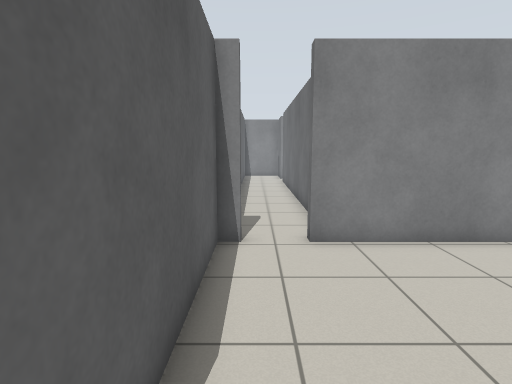
[1] (above)

18 first-person views from a walk through a robot-simulator world made for Gazebo. The camera is 1.2 m above the floor, tilts 8° down and sees 80° across. The floor is counted in squares, 0.5 m on a side. Each view is taken from the middle of a square. On the plan, view 1 faces up. The plan holds only what a view shows up to about 18 squares ahead; the rest is blank. Robots are left out.

[2]
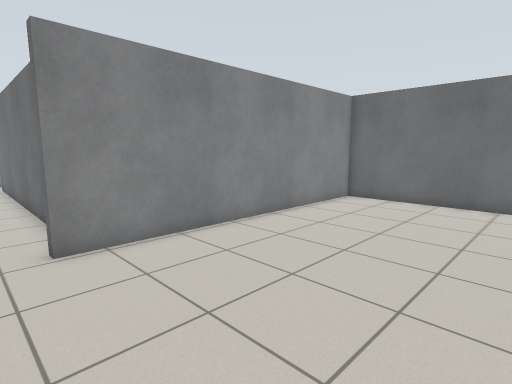

[3]
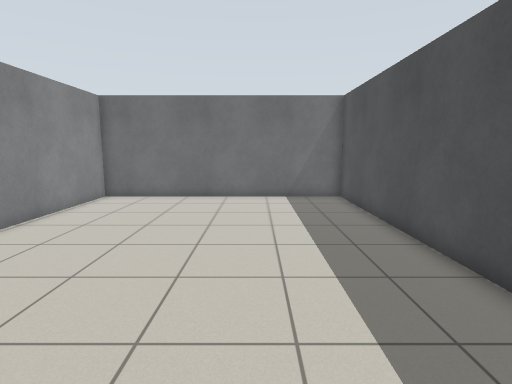

[4]
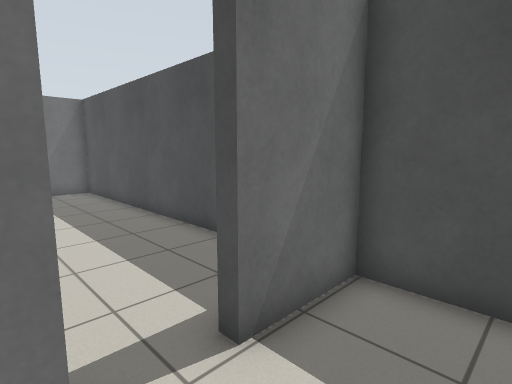

[5]
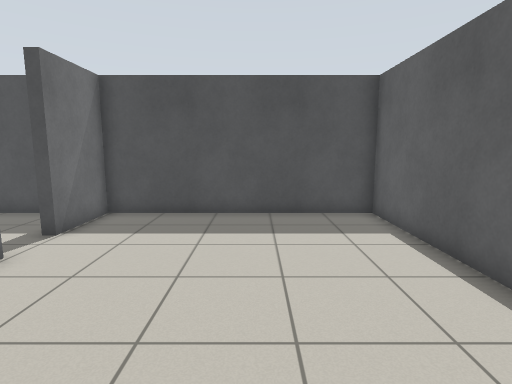

[6]
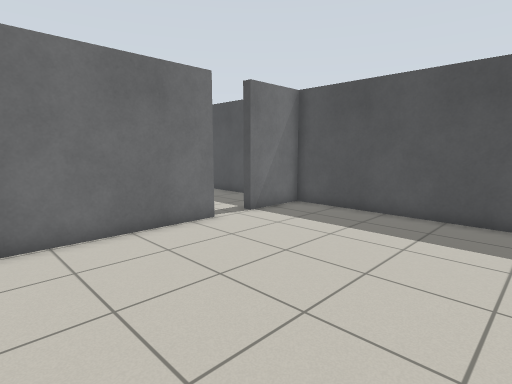

[7]
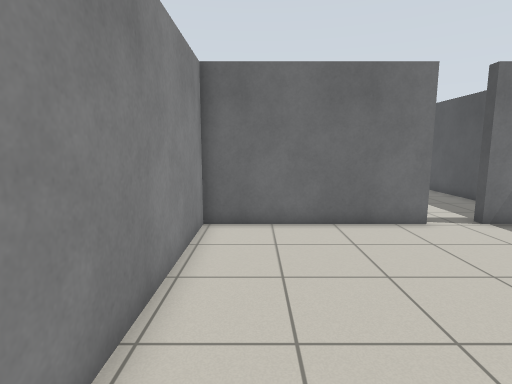

[8]
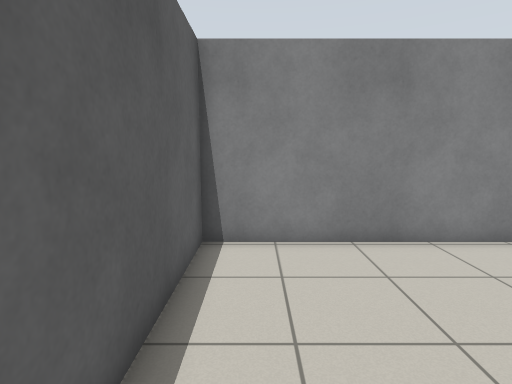

[9]
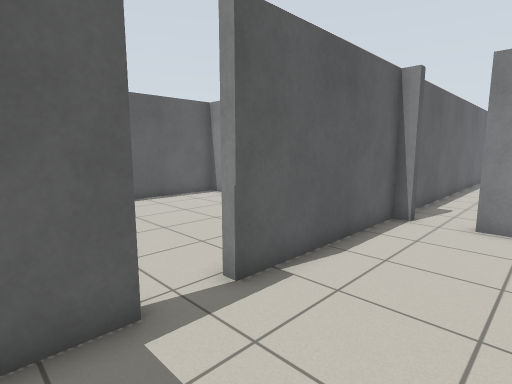

[10]
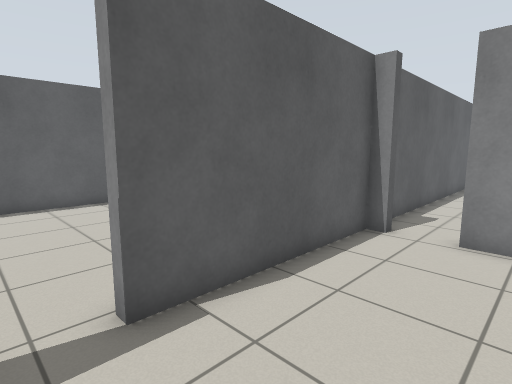

[11]
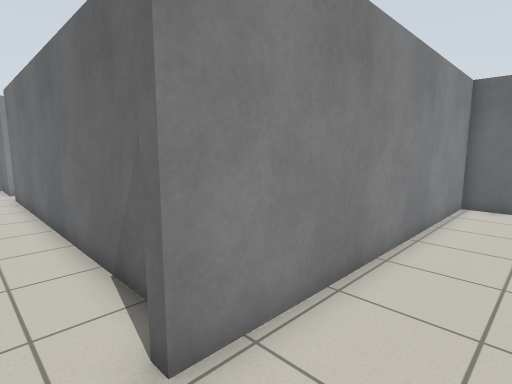

[12]
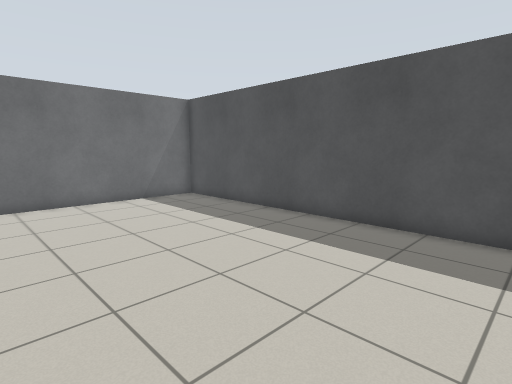

[13]
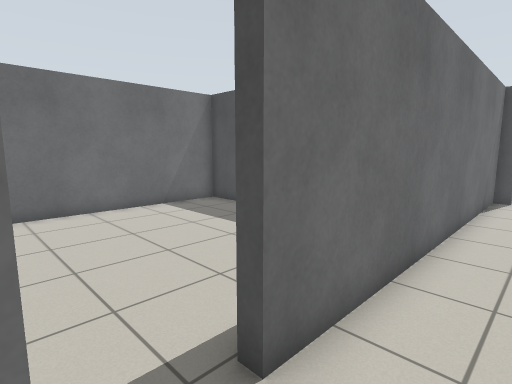

[14]
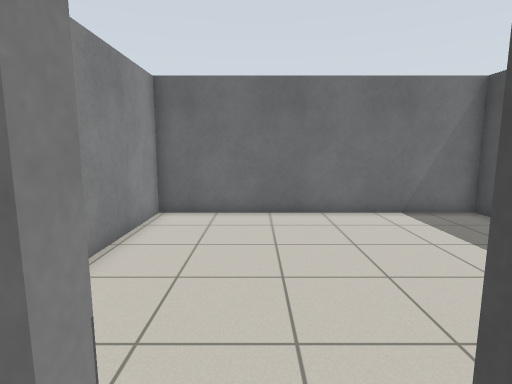

[15]
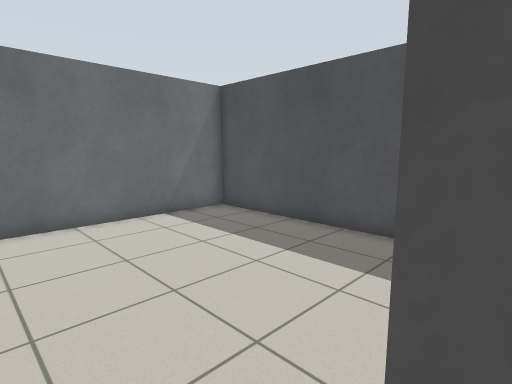

[16]
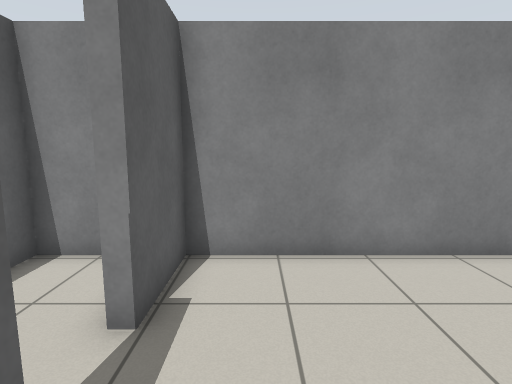

[17]
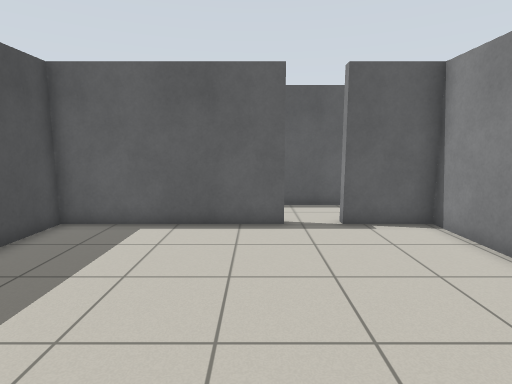

[18]
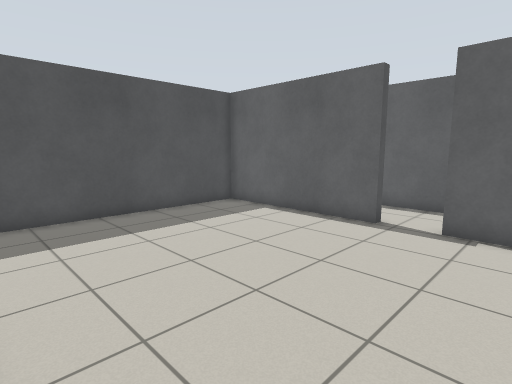

### Floor plan
Points are (right, up) in squares from view 1. A wall is a line through its corners. A room is listed if a view was taken in it or the views show most of it. See-through windows are left out.
Room 1 (views 1, 2, 3, 9, 10, 11, 12, 13, 14, 15)
walls: (2, 8.1) (2, 22.9) (2.4, 22.9); (-0.4, 8.1) (-0.4, 7.7) (-1, 7.7) (-1, 0.5) (-1.4, 0.5); (-1.4, -1.3) (-1, -1.3) (-1, -2.9); (0.6, -4.3) (14.4, -4.3) (14.4, 7.7) (1.4, 7.7) (1.4, 8.1); (2.4, 24.8) (2, 24.8) (2, 27.7) (-1, 27.7) (-1, 9.6)
ways out: opening at (-1, -0.5) to room 2; opening at (2, 23.5) to room 3
Room 2 (views 4, 5, 6, 7, 8)
walls: (-1.4, 0.5) (-1.4, 7.7) (-11.4, 7.7) (-11.4, -4.3) (-1.4, -4.3) (-1.4, -1.3)
ways out: opening at (-1, -0.5) to room 1
Room 3 (views 16, 17, 18)
walls: (2.4, 22.9) (2.4, 15.7) (12.4, 15.7) (12.4, 27.7) (2.4, 27.7) (2.4, 24.8)
ways out: opening at (2, 23.5) to room 1

Where each view was taken, in squares from view 1:
view 1: 0 up, 0 right, facing up
view 2: 0 up, 0 right, facing up-right
view 3: 0 up, 1 left, facing right
view 4: 1 up, 4 left, facing down-right
view 5: 7 up, 7 left, facing down
view 6: 7 up, 10 left, facing down-right
view 7: 6 up, 11 left, facing right
view 8: 0 up, 10 left, facing up
view 9: 3 down, 3 right, facing up-left
view 10: 1 down, 3 right, facing up-left
view 11: 5 up, 0 right, facing up-right
view 12: 5 up, 0 right, facing down-right
view 13: 25 up, 0 right, facing down-right
view 14: 24 up, 1 right, facing right
view 15: 24 up, 2 right, facing down-right
view 16: 21 up, 4 right, facing up
view 17: 22 up, 12 right, facing left
view 18: 27 up, 12 right, facing down-left
